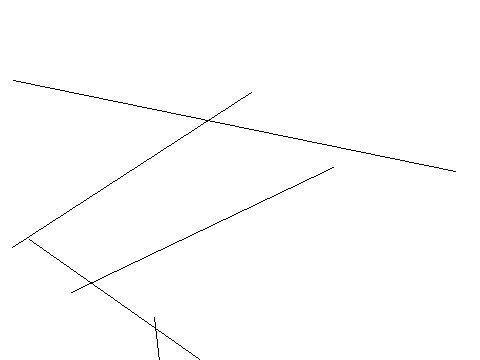

Here is the Python script that generated this plot:
from PIL import Image, ImageDraw
image1 = Image.new('RGB', (480, 360), '#ffffff')
draw = ImageDraw.Draw(image1)
l=[12,247,251,92]
draw.line(l,'#000000')
l=[333,167,71,292]
draw.line(l,'#000000')
l=[455,171,13,80]
draw.line(l,'#000000')
l=[344,461,29,239]
draw.line(l,'#000000')
l=[166,422,154,317]
draw.line(l,'#000000')
image1.save('Artist42.png')